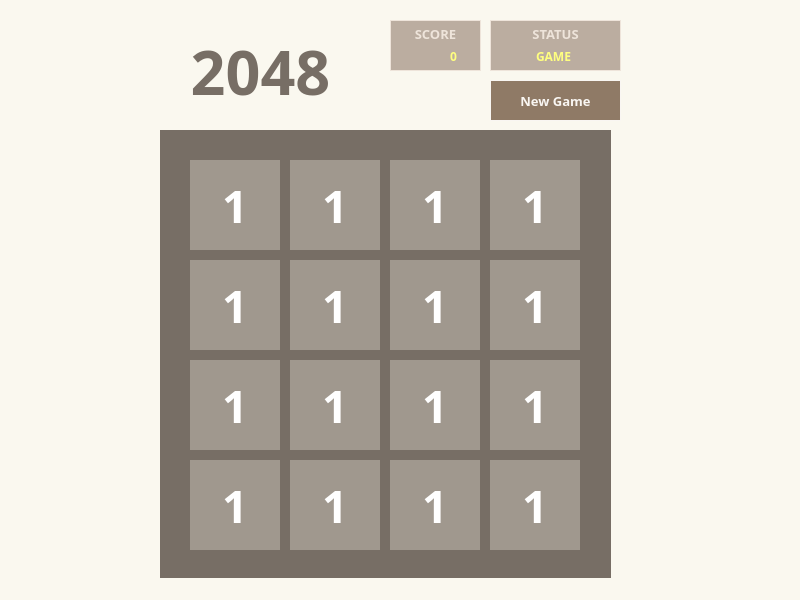
<?xml version="1.0" encoding="UTF-8"?>
<ui version="4.0">
 <class>MainWindow</class>
 <widget class="QMainWindow" name="MainWindow">
  <property name="windowModality">
   <enum>Qt::ApplicationModal</enum>
  </property>
  <property name="geometry">
   <rect>
    <x>0</x>
    <y>0</y>
    <width>800</width>
    <height>600</height>
   </rect>
  </property>
  <property name="sizePolicy">
   <sizepolicy hsizetype="Fixed" vsizetype="Fixed">
    <horstretch>0</horstretch>
    <verstretch>0</verstretch>
   </sizepolicy>
  </property>
  <property name="minimumSize">
   <size>
    <width>800</width>
    <height>600</height>
   </size>
  </property>
  <property name="maximumSize">
   <size>
    <width>800</width>
    <height>600</height>
   </size>
  </property>
  <property name="baseSize">
   <size>
    <width>800</width>
    <height>600</height>
   </size>
  </property>
  <property name="font">
   <font>
    <family>LiHei Pro</family>
    <weight>75</weight>
    <bold>true</bold>
   </font>
  </property>
  <property name="windowTitle">
   <string>2048</string>
  </property>
  <property name="styleSheet">
   <string notr="true">background-color: rgb(250, 248, 239);</string>
  </property>
  <property name="animated">
   <bool>true</bool>
  </property>
  <property name="tabShape">
   <enum>QTabWidget::Rounded</enum>
  </property>
  <property name="dockOptions">
   <set>QMainWindow::AllowTabbedDocks|QMainWindow::AnimatedDocks</set>
  </property>
  <widget class="QWidget" name="centralWidget">
   <widget class="QLabel" name="score_bg">
    <property name="enabled">
     <bool>true</bool>
    </property>
    <property name="geometry">
     <rect>
      <x>390</x>
      <y>20</y>
      <width>91</width>
      <height>51</height>
     </rect>
    </property>
    <property name="sizePolicy">
     <sizepolicy hsizetype="Preferred" vsizetype="Preferred">
      <horstretch>0</horstretch>
      <verstretch>0</verstretch>
     </sizepolicy>
    </property>
    <property name="font">
     <font>
      <family>LiHei Pro</family>
      <pointsize>10</pointsize>
      <weight>75</weight>
      <bold>true</bold>
      <kerning>true</kerning>
     </font>
    </property>
    <property name="mouseTracking">
     <bool>false</bool>
    </property>
    <property name="acceptDrops">
     <bool>false</bool>
    </property>
    <property name="layoutDirection">
     <enum>Qt::LeftToRight</enum>
    </property>
    <property name="autoFillBackground">
     <bool>false</bool>
    </property>
    <property name="styleSheet">
     <string notr="true">background-color: rgb(187, 173, 160);
color: rgb(238, 228, 218);</string>
    </property>
    <property name="frameShape">
     <enum>QFrame::Panel</enum>
    </property>
    <property name="frameShadow">
     <enum>QFrame::Plain</enum>
    </property>
    <property name="text">
     <string>SCORE</string>
    </property>
    <property name="scaledContents">
     <bool>false</bool>
    </property>
    <property name="alignment">
     <set>Qt::AlignHCenter|Qt::AlignTop</set>
    </property>
    <property name="margin">
     <number>10</number>
    </property>
    <property name="openExternalLinks">
     <bool>false</bool>
    </property>
   </widget>
   <widget class="QLabel" name="status_bg">
    <property name="enabled">
     <bool>true</bool>
    </property>
    <property name="geometry">
     <rect>
      <x>490</x>
      <y>20</y>
      <width>131</width>
      <height>51</height>
     </rect>
    </property>
    <property name="sizePolicy">
     <sizepolicy hsizetype="Preferred" vsizetype="Preferred">
      <horstretch>0</horstretch>
      <verstretch>0</verstretch>
     </sizepolicy>
    </property>
    <property name="font">
     <font>
      <family>LiHei Pro</family>
      <pointsize>10</pointsize>
      <weight>75</weight>
      <bold>true</bold>
      <kerning>true</kerning>
     </font>
    </property>
    <property name="mouseTracking">
     <bool>false</bool>
    </property>
    <property name="acceptDrops">
     <bool>false</bool>
    </property>
    <property name="layoutDirection">
     <enum>Qt::LeftToRight</enum>
    </property>
    <property name="autoFillBackground">
     <bool>false</bool>
    </property>
    <property name="styleSheet">
     <string notr="true">background-color: rgb(187, 173, 160);
color: rgb(238, 228, 218);</string>
    </property>
    <property name="frameShape">
     <enum>QFrame::Panel</enum>
    </property>
    <property name="frameShadow">
     <enum>QFrame::Plain</enum>
    </property>
    <property name="text">
     <string>STATUS</string>
    </property>
    <property name="scaledContents">
     <bool>false</bool>
    </property>
    <property name="alignment">
     <set>Qt::AlignHCenter|Qt::AlignTop</set>
    </property>
    <property name="margin">
     <number>10</number>
    </property>
    <property name="openExternalLinks">
     <bool>false</bool>
    </property>
   </widget>
   <widget class="QLabel" name="title">
    <property name="enabled">
     <bool>true</bool>
    </property>
    <property name="geometry">
     <rect>
      <x>170</x>
      <y>20</y>
      <width>181</width>
      <height>101</height>
     </rect>
    </property>
    <property name="font">
     <font>
      <family>LiHei Pro</family>
      <pointsize>46</pointsize>
      <weight>75</weight>
      <bold>true</bold>
     </font>
    </property>
    <property name="styleSheet">
     <string notr="true">color: rgb(119, 110, 101);</string>
    </property>
    <property name="text">
     <string>2048</string>
    </property>
    <property name="alignment">
     <set>Qt::AlignCenter</set>
    </property>
   </widget>
   <widget class="newgame" name="NewGame">
    <property name="enabled">
     <bool>true</bool>
    </property>
    <property name="geometry">
     <rect>
      <x>490</x>
      <y>80</y>
      <width>131</width>
      <height>41</height>
     </rect>
    </property>
    <property name="sizePolicy">
     <sizepolicy hsizetype="Preferred" vsizetype="Preferred">
      <horstretch>0</horstretch>
      <verstretch>0</verstretch>
     </sizepolicy>
    </property>
    <property name="font">
     <font>
      <family>LiHei Pro</family>
      <pointsize>10</pointsize>
      <weight>75</weight>
      <bold>true</bold>
      <kerning>true</kerning>
     </font>
    </property>
    <property name="mouseTracking">
     <bool>false</bool>
    </property>
    <property name="acceptDrops">
     <bool>false</bool>
    </property>
    <property name="layoutDirection">
     <enum>Qt::LeftToRight</enum>
    </property>
    <property name="autoFillBackground">
     <bool>false</bool>
    </property>
    <property name="styleSheet">
     <string notr="true">background-color: rgb(143, 122, 102);
color: rgb(249, 246, 242);</string>
    </property>
    <property name="frameShape">
     <enum>QFrame::Panel</enum>
    </property>
    <property name="frameShadow">
     <enum>QFrame::Plain</enum>
    </property>
    <property name="text">
     <string>New Game</string>
    </property>
    <property name="scaledContents">
     <bool>false</bool>
    </property>
    <property name="alignment">
     <set>Qt::AlignCenter</set>
    </property>
    <property name="margin">
     <number>0</number>
    </property>
    <property name="openExternalLinks">
     <bool>false</bool>
    </property>
   </widget>
   <widget class="QLabel" name="body">
    <property name="geometry">
     <rect>
      <x>160</x>
      <y>130</y>
      <width>451</width>
      <height>451</height>
     </rect>
    </property>
    <property name="styleSheet">
     <string notr="true">background-color: rgb(119, 110, 101);</string>
    </property>
    <property name="frameShape">
     <enum>QFrame::NoFrame</enum>
    </property>
    <property name="text">
     <string/>
    </property>
   </widget>
   <widget class="QLabel" name="cell_1">
    <property name="geometry">
     <rect>
      <x>190</x>
      <y>160</y>
      <width>90</width>
      <height>90</height>
     </rect>
    </property>
    <property name="font">
     <font>
      <family>LiHei Pro</family>
      <pointsize>34</pointsize>
      <weight>75</weight>
      <bold>true</bold>
     </font>
    </property>
    <property name="styleSheet">
     <string notr="true">background-color: rgba(238, 228, 218, 0.35);
color: rgb(255, 255, 255);</string>
    </property>
    <property name="text">
     <string>1</string>
    </property>
    <property name="alignment">
     <set>Qt::AlignCenter</set>
    </property>
   </widget>
   <widget class="QLabel" name="cell_2">
    <property name="geometry">
     <rect>
      <x>290</x>
      <y>160</y>
      <width>90</width>
      <height>90</height>
     </rect>
    </property>
    <property name="font">
     <font>
      <family>LiHei Pro</family>
      <pointsize>34</pointsize>
      <weight>75</weight>
      <bold>true</bold>
     </font>
    </property>
    <property name="styleSheet">
     <string notr="true">background-color: rgba(238, 228, 218, 0.35);
color: rgb(255, 255, 255);</string>
    </property>
    <property name="text">
     <string>1</string>
    </property>
    <property name="alignment">
     <set>Qt::AlignCenter</set>
    </property>
   </widget>
   <widget class="QLabel" name="cell_3">
    <property name="geometry">
     <rect>
      <x>390</x>
      <y>160</y>
      <width>90</width>
      <height>90</height>
     </rect>
    </property>
    <property name="font">
     <font>
      <family>LiHei Pro</family>
      <pointsize>34</pointsize>
      <weight>75</weight>
      <bold>true</bold>
     </font>
    </property>
    <property name="styleSheet">
     <string notr="true">background-color: rgba(238, 228, 218, 0.35);
color: rgb(255, 255, 255);</string>
    </property>
    <property name="text">
     <string>1</string>
    </property>
    <property name="alignment">
     <set>Qt::AlignCenter</set>
    </property>
   </widget>
   <widget class="QLabel" name="cell_4">
    <property name="geometry">
     <rect>
      <x>490</x>
      <y>160</y>
      <width>90</width>
      <height>90</height>
     </rect>
    </property>
    <property name="font">
     <font>
      <family>LiHei Pro</family>
      <pointsize>34</pointsize>
      <weight>75</weight>
      <bold>true</bold>
     </font>
    </property>
    <property name="styleSheet">
     <string notr="true">background-color: rgba(238, 228, 218, 0.35);
color: rgb(255, 255, 255);</string>
    </property>
    <property name="text">
     <string>1</string>
    </property>
    <property name="alignment">
     <set>Qt::AlignCenter</set>
    </property>
   </widget>
   <widget class="QLabel" name="cell_5">
    <property name="geometry">
     <rect>
      <x>190</x>
      <y>260</y>
      <width>90</width>
      <height>90</height>
     </rect>
    </property>
    <property name="font">
     <font>
      <family>LiHei Pro</family>
      <pointsize>34</pointsize>
      <weight>75</weight>
      <bold>true</bold>
     </font>
    </property>
    <property name="styleSheet">
     <string notr="true">background-color: rgba(238, 228, 218, 0.35);
color: rgb(255, 255, 255);</string>
    </property>
    <property name="text">
     <string>1</string>
    </property>
    <property name="alignment">
     <set>Qt::AlignCenter</set>
    </property>
   </widget>
   <widget class="QLabel" name="cell_6">
    <property name="geometry">
     <rect>
      <x>290</x>
      <y>260</y>
      <width>90</width>
      <height>90</height>
     </rect>
    </property>
    <property name="font">
     <font>
      <family>LiHei Pro</family>
      <pointsize>34</pointsize>
      <weight>75</weight>
      <bold>true</bold>
     </font>
    </property>
    <property name="styleSheet">
     <string notr="true">background-color: rgba(238, 228, 218, 0.35);
color: rgb(255, 255, 255);</string>
    </property>
    <property name="text">
     <string>1</string>
    </property>
    <property name="alignment">
     <set>Qt::AlignCenter</set>
    </property>
   </widget>
   <widget class="QLabel" name="cell_7">
    <property name="geometry">
     <rect>
      <x>390</x>
      <y>260</y>
      <width>90</width>
      <height>90</height>
     </rect>
    </property>
    <property name="font">
     <font>
      <family>LiHei Pro</family>
      <pointsize>34</pointsize>
      <weight>75</weight>
      <bold>true</bold>
     </font>
    </property>
    <property name="styleSheet">
     <string notr="true">background-color: rgba(238, 228, 218, 0.35);
color: rgb(255, 255, 255);</string>
    </property>
    <property name="text">
     <string>1</string>
    </property>
    <property name="alignment">
     <set>Qt::AlignCenter</set>
    </property>
   </widget>
   <widget class="QLabel" name="cell_8">
    <property name="geometry">
     <rect>
      <x>490</x>
      <y>260</y>
      <width>90</width>
      <height>90</height>
     </rect>
    </property>
    <property name="font">
     <font>
      <family>LiHei Pro</family>
      <pointsize>34</pointsize>
      <weight>75</weight>
      <bold>true</bold>
     </font>
    </property>
    <property name="styleSheet">
     <string notr="true">background-color: rgba(238, 228, 218, 0.35);
color: rgb(255, 255, 255);</string>
    </property>
    <property name="text">
     <string>1</string>
    </property>
    <property name="alignment">
     <set>Qt::AlignCenter</set>
    </property>
   </widget>
   <widget class="QLabel" name="cell_9">
    <property name="geometry">
     <rect>
      <x>190</x>
      <y>360</y>
      <width>90</width>
      <height>90</height>
     </rect>
    </property>
    <property name="font">
     <font>
      <family>LiHei Pro</family>
      <pointsize>34</pointsize>
      <weight>75</weight>
      <bold>true</bold>
     </font>
    </property>
    <property name="styleSheet">
     <string notr="true">background-color: rgba(238, 228, 218, 0.35);
color: rgb(255, 255, 255);</string>
    </property>
    <property name="text">
     <string>1</string>
    </property>
    <property name="alignment">
     <set>Qt::AlignCenter</set>
    </property>
   </widget>
   <widget class="QLabel" name="cell_10">
    <property name="geometry">
     <rect>
      <x>290</x>
      <y>360</y>
      <width>90</width>
      <height>90</height>
     </rect>
    </property>
    <property name="font">
     <font>
      <family>LiHei Pro</family>
      <pointsize>34</pointsize>
      <weight>75</weight>
      <bold>true</bold>
     </font>
    </property>
    <property name="styleSheet">
     <string notr="true">background-color: rgba(238, 228, 218, 0.35);
color: rgb(255, 255, 255);</string>
    </property>
    <property name="text">
     <string>1</string>
    </property>
    <property name="alignment">
     <set>Qt::AlignCenter</set>
    </property>
   </widget>
   <widget class="QLabel" name="cell_11">
    <property name="geometry">
     <rect>
      <x>390</x>
      <y>360</y>
      <width>90</width>
      <height>90</height>
     </rect>
    </property>
    <property name="font">
     <font>
      <family>LiHei Pro</family>
      <pointsize>34</pointsize>
      <weight>75</weight>
      <bold>true</bold>
     </font>
    </property>
    <property name="styleSheet">
     <string notr="true">background-color: rgba(238, 228, 218, 0.35);
color: rgb(255, 255, 255);</string>
    </property>
    <property name="text">
     <string>1</string>
    </property>
    <property name="alignment">
     <set>Qt::AlignCenter</set>
    </property>
   </widget>
   <widget class="QLabel" name="cell_12">
    <property name="geometry">
     <rect>
      <x>490</x>
      <y>360</y>
      <width>90</width>
      <height>90</height>
     </rect>
    </property>
    <property name="font">
     <font>
      <family>LiHei Pro</family>
      <pointsize>34</pointsize>
      <weight>75</weight>
      <bold>true</bold>
     </font>
    </property>
    <property name="styleSheet">
     <string notr="true">background-color: rgba(238, 228, 218, 0.35);
color: rgb(255, 255, 255);</string>
    </property>
    <property name="text">
     <string>1</string>
    </property>
    <property name="alignment">
     <set>Qt::AlignCenter</set>
    </property>
   </widget>
   <widget class="QLabel" name="cell_13">
    <property name="geometry">
     <rect>
      <x>190</x>
      <y>460</y>
      <width>90</width>
      <height>90</height>
     </rect>
    </property>
    <property name="font">
     <font>
      <family>LiHei Pro</family>
      <pointsize>34</pointsize>
      <weight>75</weight>
      <bold>true</bold>
     </font>
    </property>
    <property name="styleSheet">
     <string notr="true">background-color: rgba(238, 228, 218, 0.35);
color: rgb(255, 255, 255);</string>
    </property>
    <property name="text">
     <string>1</string>
    </property>
    <property name="alignment">
     <set>Qt::AlignCenter</set>
    </property>
   </widget>
   <widget class="QLabel" name="cell_14">
    <property name="geometry">
     <rect>
      <x>290</x>
      <y>460</y>
      <width>90</width>
      <height>90</height>
     </rect>
    </property>
    <property name="font">
     <font>
      <family>LiHei Pro</family>
      <pointsize>34</pointsize>
      <weight>75</weight>
      <bold>true</bold>
     </font>
    </property>
    <property name="styleSheet">
     <string notr="true">background-color: rgba(238, 228, 218, 0.35);
color: rgb(255, 255, 255);</string>
    </property>
    <property name="text">
     <string>1</string>
    </property>
    <property name="alignment">
     <set>Qt::AlignCenter</set>
    </property>
   </widget>
   <widget class="QLabel" name="cell_15">
    <property name="geometry">
     <rect>
      <x>390</x>
      <y>460</y>
      <width>90</width>
      <height>90</height>
     </rect>
    </property>
    <property name="font">
     <font>
      <family>LiHei Pro</family>
      <pointsize>34</pointsize>
      <weight>75</weight>
      <bold>true</bold>
     </font>
    </property>
    <property name="styleSheet">
     <string notr="true">background-color: rgba(238, 228, 218, 0.35);
color: rgb(255, 255, 255);</string>
    </property>
    <property name="text">
     <string>1</string>
    </property>
    <property name="alignment">
     <set>Qt::AlignCenter</set>
    </property>
   </widget>
   <widget class="QLabel" name="cell_16">
    <property name="geometry">
     <rect>
      <x>490</x>
      <y>460</y>
      <width>90</width>
      <height>90</height>
     </rect>
    </property>
    <property name="font">
     <font>
      <family>LiHei Pro</family>
      <pointsize>34</pointsize>
      <weight>75</weight>
      <bold>true</bold>
     </font>
    </property>
    <property name="styleSheet">
     <string notr="true">background-color: rgba(238, 228, 218, 0.35);
color: rgb(255, 255, 255);</string>
    </property>
    <property name="text">
     <string>1</string>
    </property>
    <property name="alignment">
     <set>Qt::AlignCenter</set>
    </property>
   </widget>
   <widget class="QLabel" name="status">
    <property name="geometry">
     <rect>
      <x>530</x>
      <y>50</y>
      <width>47</width>
      <height>12</height>
     </rect>
    </property>
    <property name="font">
     <font>
      <family>LiHei Pro</family>
      <weight>75</weight>
      <bold>true</bold>
     </font>
    </property>
    <property name="styleSheet">
     <string notr="true">background-color: rgb(187, 173, 160);
color: rgb(255, 255, 127);</string>
    </property>
    <property name="text">
     <string>GAME</string>
    </property>
    <property name="alignment">
     <set>Qt::AlignCenter</set>
    </property>
   </widget>
   <widget class="QLabel" name="score">
    <property name="geometry">
     <rect>
      <x>410</x>
      <y>50</y>
      <width>47</width>
      <height>12</height>
     </rect>
    </property>
    <property name="font">
     <font>
      <family>LiHei Pro</family>
      <weight>75</weight>
      <bold>true</bold>
     </font>
    </property>
    <property name="styleSheet">
     <string notr="true">background-color: rgb(187, 173, 160);
color: rgb(255, 255, 127);</string>
    </property>
    <property name="text">
     <string>0</string>
    </property>
    <property name="alignment">
     <set>Qt::AlignRight|Qt::AlignTrailing|Qt::AlignVCenter</set>
    </property>
   </widget>
  </widget>
  <widget class="QStatusBar" name="statusBar"/>
 </widget>
 <layoutdefault spacing="6" margin="11"/>
 <customwidgets>
  <customwidget>
   <class>newgame</class>
   <extends>QLabel</extends>
   <header location="global">newgame.h</header>
  </customwidget>
 </customwidgets>
 <resources/>
 <connections/>
</ui>
